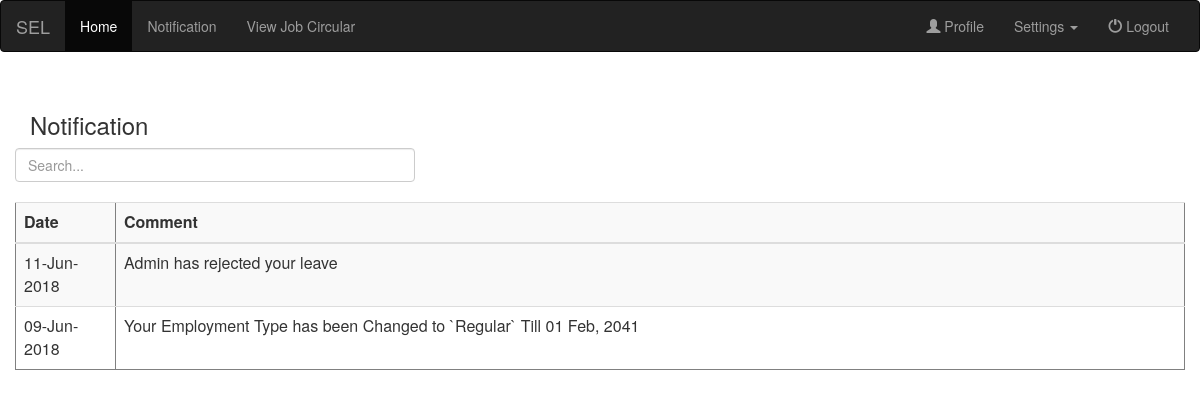
Page /notification.php?id=0001 (signed in) on the committed database.
### tables this page shows
CREATE TABLE `notification` (
  `serial` int(20) NOT NULL,
  `emp_id` varchar(20) NOT NULL,
  `type` varchar(10) NOT NULL,
  `date` date NOT NULL,
  `comment` varchar(255) NOT NULL,
  `status` int(5) NOT NULL DEFAULT '0',
  `ref` varchar(50) NOT NULL
);

### notification.php (the view, shortened to what this page needs)
<?php include 'connect.php'; ?>
<!DOCTYPE html>
<html>
    <head>
    </head>
    <body>
        <?php include "html/navbar.php" ?>
        <div class="row row-offcanvas row-offcanvas-left">
            <div class="container">
                <br><h3>Notification</h3>
                <div class="row">
                    <div class="">
                        <input class='form-control' placeholder="Search..." type='text' style="width:400px" id="myInput"><br>
                        <?php
    $emp_id=$_SESSION['id'];
        $query="SELECT * FROM `notification` WHERE emp_id='$emp_id' ORDER BY `serial` DESC";
        $list=mysqli_query($db,$query);
        echo "<table align='center' border='1' cellpadding='3' cellspacing='3' class='table table-striped'>
			<tr>
			<th width='100px'>Date</th>
			<th width=''>Comment</th>
			</tr>
            <tbody id='myTable'>";
        while($row = mysqli_fetch_array($list))
        {
            echo "<tr>";
            echo "<td>".date_format(date_create($row['date']),'d-M-Y')."</td>";
            echo "<td>".$row['comment']."</td>";
            echo "</tr>";
        }
        echo "</tbody></table>";
                        ?>
                    </div>
                </div>
            </div>
        </div>
    </body>
</html>

### rows in the picture
notification: date "11-Jun-2018", comment "Admin has rejected your leave"
notification: date "09-Jun-2018", comment "Your Employment Type has been Changed to `Regular` Till 01 Feb, 2041"
